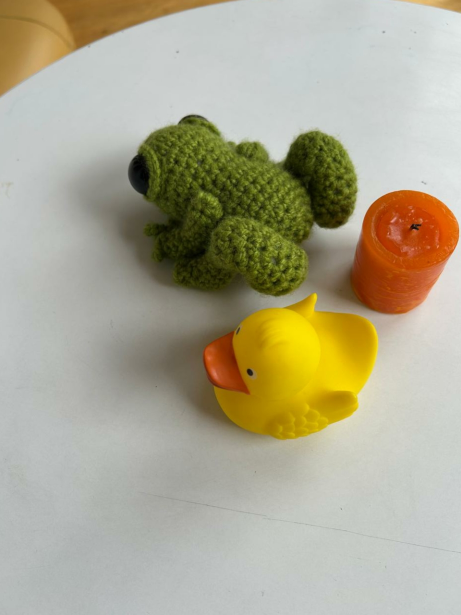
#> input picture src/mvs/images/IMG10.jpg, 922 x 1229 px (shown at 1/2 size); its folder holds 4 pictures in this run
$ python features.py
#> lines starting #> are read from the running program, lines starting #| are printed output that depends on the picture
import cv2 as cv
import numpy as np

def detect_features(image: str, return_image=False, coords_only=False):
#> called with image = 'src/mvs/images/IMG10.jpg', return_image = True, coords_only = False
    img = cv.imread(image, cv.IMREAD_GRAYSCALE)
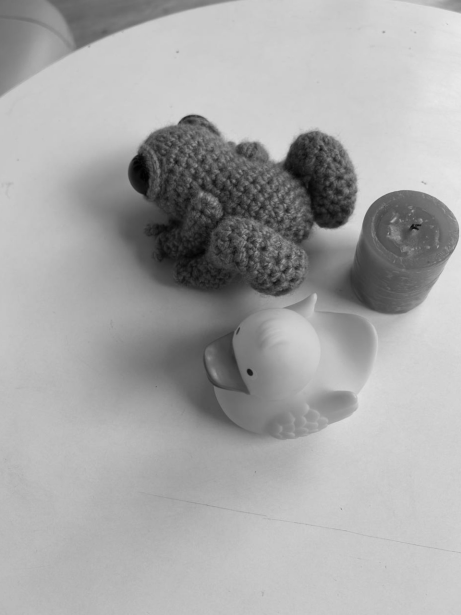
#> img: shape (1229, 922) (shown at 1/2 size); min 0, max 233, mean 167
    sift = cv.SIFT_create()
    kp, desc = sift.detectAndCompute(img, None)
#> kp = 1301 keypoints; strongest (x, y, size): (410, 456, 262.6), (499, 744, 8), (556, 304, 27.8), (706, 455, 30.2)
    if coords_only:
        kp = np.float32([p.pt for p in kp])
    if return_image:
        return kp, desc, img
    return kp, desc

def match_features(desc1: np.ndarray, desc2: np.ndarray):
    bf = cv.BFMatcher(crossCheck=True)
    matches = bf.match(desc1, desc2)
    return matches

if __name__ == "__main__":
    from glob import glob
    import matplotlib.pyplot as plt

    # images = glob("../images/object/*.jpg")
    images = glob("../images/perry3/images/*.jpg")
    kp1, desc1, img2 = detect_features(images[0], return_image=True)
#> kp1 has the same summary as kp in detect_features
    kp2, desc2, img1 = detect_features(images[1], return_image=True)
#> call 2 of detect_features, with image = 'src/mvs/images/IMG12.jpg', return_image = True, coords_only = False
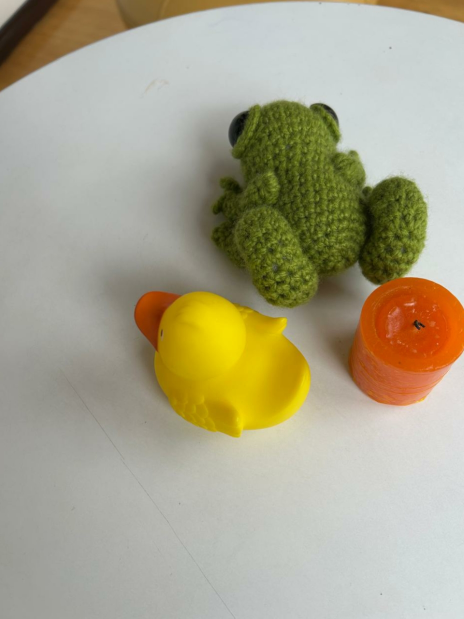
#> input picture src/mvs/images/IMG12.jpg, 928 x 1237 px (shown at 1/2 size)
#> in detect_features (call 2), `img = cv.imread(image, cv.IMREAD_GRAYSCALE)`:
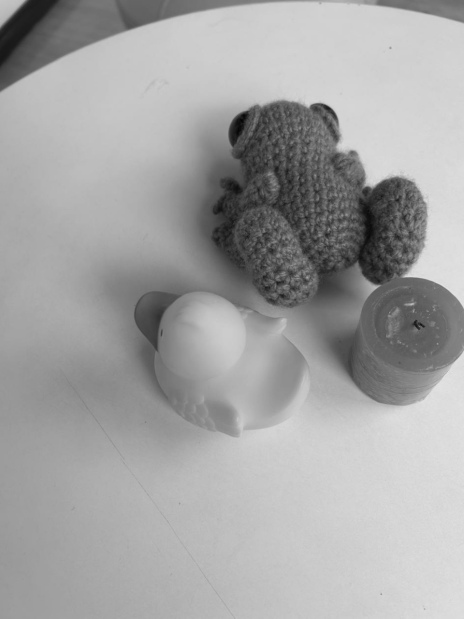
#> img: shape (1237, 928) (shown at 1/2 size); min 4, max 231, mean 163.5
#> in detect_features (call 2), `kp, desc = sift.detectAndCompute(img, None)`: kp = 1194 keypoints; strongest (x, y, size): (655, 216, 8), (768, 438, 101.2), (478, 247, 24.7), (745, 360, 20.9)
#> kp2 has the same summary as kp in detect_features
    matches = match_features(desc1, desc2)
#> in match_features, `matches = bf.match(desc1, desc2)`: matches = 573 matches
#> matches = 573 matches
    matches = sorted(matches, key=lambda x: x.distance)
    image = cv.drawMatches(img1, kp1, img2, kp2, matches[:50], None,
                           flags=cv.DrawMatchesFlags_NOT_DRAW_SINGLE_POINTS,
                           matchesThickness=10)
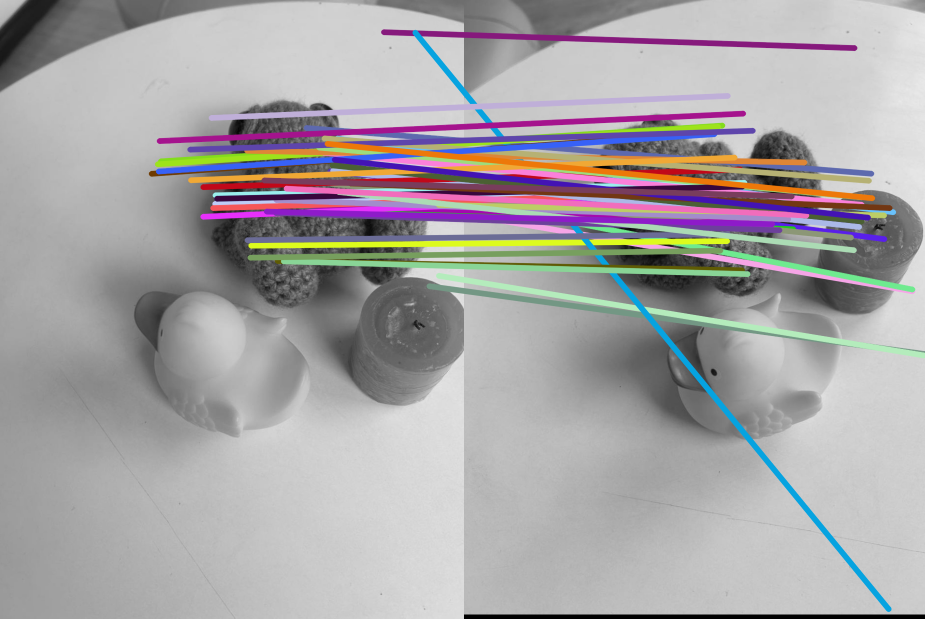
#> image: shape (1237, 1850, 3) (shown at 1/2 size); mean of channels 0, 1, 2 165.7, 163.7, 167.1; drawn as B, G, R
    plt.imshow(image)
    plt.show()
